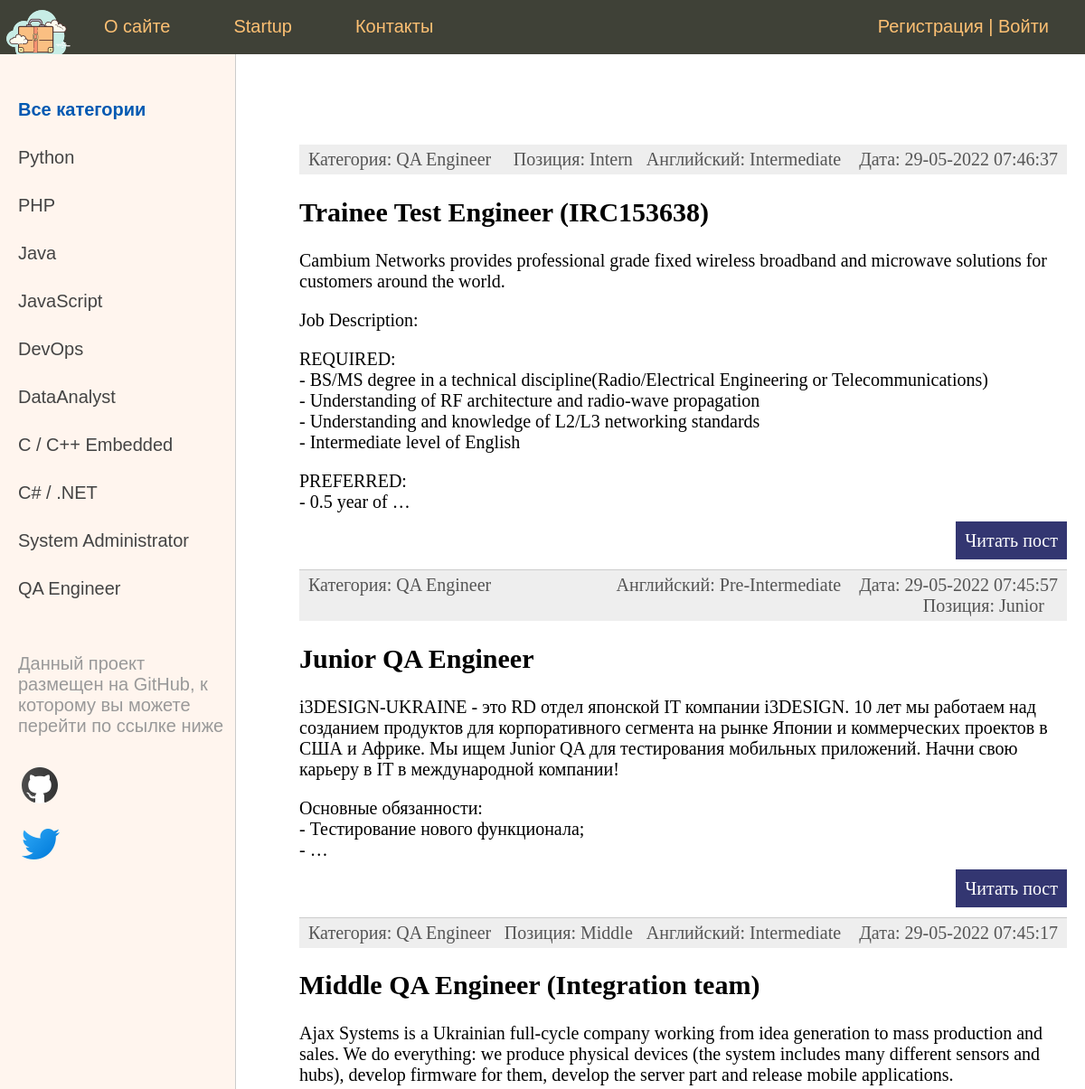
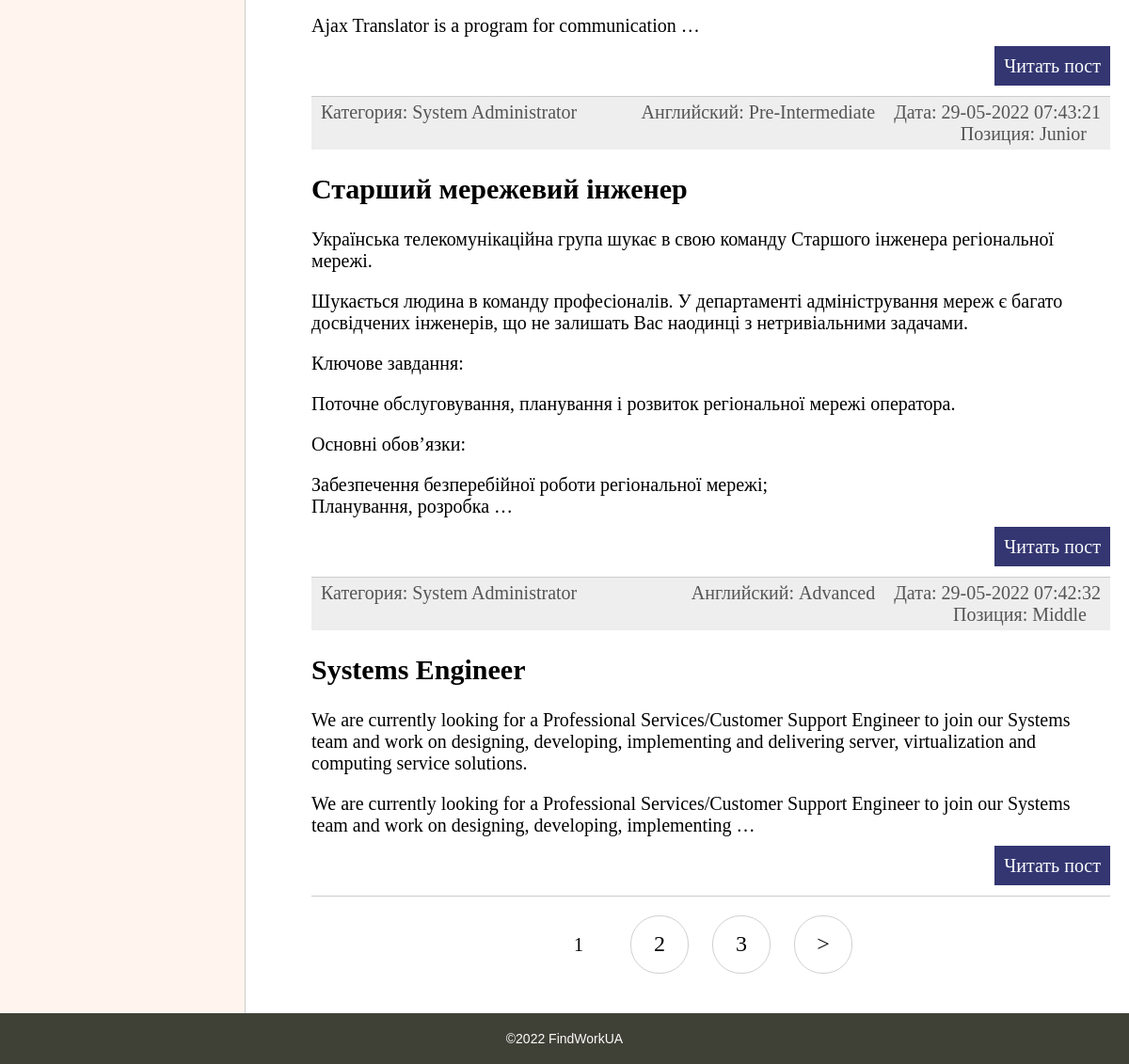
The page / on the database its author committed (2 pictures, top to bottom).
### searcherapp/models.py (models this page shows, shortened)
class Category(models.Model):
    name = models.CharField(max_length=100, db_index=True)
    slug = models.SlugField(max_length=255, db_index=True, unique=True, verbose_name='URL')
    def __str__(self):
        return self.name
    def get_absolute_url(self):
        return reverse('category', kwargs={'cat_slug': self.slug})

class Vacancy(models.Model):
    class Rating(models.TextChoices):
        INTERN = 'Intern', _('Intern')
        JUNIOR = 'Junior', _('Junior')
        MIDDLE = 'Middle', _('Middle')
        SENIOR = 'Senior', _('Senior')
    years_in_work = models.CharField(
        max_length=50,
        choices=Rating.choices,
        default=Rating.JUNIOR,
        blank=True,
        null=True,
    )
    title = models.CharField(max_length=255)
    slug = models.SlugField(max_length=255, db_index=True, unique=True, verbose_name='URL')
    content = models.TextField()
    about_company = models.CharField(max_length=255, null=True)
    ELEMENTARY = 'Elementary'
    PRE_INTERMEDIATE = 'Pre-Intermediate'
    INTERMEDIATE = 'Intermediate'
    UPPER_INTERMEDIATE = 'Upper-Intermediate'
    ADVANCED = 'Advanced'
    PROFICIENCY = 'Proficiency'
    LEVEL_ENGLISH = [
        (ELEMENTARY, 'Elementary'),
        (PRE_INTERMEDIATE, 'Pre-Intermediate'),
        (INTERMEDIATE, 'Intermediate'),
        (UPPER_INTERMEDIATE, 'Upper-Intermediate'),
        (ADVANCED, 'Advanced'),
        (PROFICIENCY, 'Proficiency'),
    ]
    level_english = models.CharField(
        max_length=50,
        choices=LEVEL_ENGLISH,
        default=ELEMENTARY,
        blank=True,
        null=True,
    )
    mail_address = models.EmailField(max_length=254, null=True)
    site_company = models.CharField( max_length=255, null=True)
    site_in_dou = models.CharField(max_length=255, null=True)
    time_created = models.DateTimeField(auto_now_add=True)
    time_update = models.DateTimeField(auto_now=True)
    is_published = models.BooleanField(default=True)
    cat = models.ForeignKey('Category', on_delete=models.PROTECT, null=True)
    def get_absolute_url(self):
        return reverse('post', kwargs={'post_slug': self.slug})
    class Meta:
        ordering = ['-time_created', 'title']

### searcherapp/views.py (the view)
# urls.py: path('', VacancyHome.as_view(), name='home'),
class VacancyHome(DataMixin, ListView):
    model = Vacancy
    template_name = 'searcherapp/index.html'
    context_object_name = 'posts'
    def get_context_data(self, *, object_list=None, **kwargs):
        context = super().get_context_data(**kwargs)
        c_def = self.get_user_context(title="Главная страница")
        return dict(list(context.items()) + list(c_def.items()))
    def get_queryset(self):
        return Vacancy.objects.filter(is_published=True)

### searcherapp/utils.py (called while the page is built)
    def get_user_context(self, **kwargs):
        context = kwargs
        cats = Category.objects.all()
        user_menu = menu.copy()
        if not self.request.user.is_authenticated:
            user_menu.pop(3)
            user_menu.pop(2)
        context['menu'] = user_menu
        context['cats'] = cats
        if 'cat_selected' not in context:
            context['cat_selected'] = 0
        return context

### searcherapp/templates/searcherapp/index.html (shortened to what this page needs)
{% extends 'searcherapp/base.html' %}
{% block content %}
<ul class="list-articles">
	{% for p in posts %}
			<li><div class="article-panel">
	<p class="first">Категория: {{p.cat}}</p>
	<p class="last">Дата: {{p.time_update|date:"d-m-Y H:i:s"}} </p>
	<p class="last">Английский: {{p.level_english}} &nbsp; &nbsp;</p>
				<p class="last">Позиция: {{p.years_in_work}}&nbsp; &nbsp;</p>
</div>
				<h2>{{p.title}}</h2>
	{% autoescape on %}
	{{p.content|linebreaks|truncatewords:50}}
	{% endautoescape %}
			<p class="link-read-post"><a href="{{ p.get_absolute_url }}">Читать пост</a></p>
			</li>
	{% endfor %}
{% if page_obj.has_other_pages %}
<nav class="list-pages">
	<ul>
		{% for p in paginator.page_range %}
		{% if page_obj.number == p %}
		<li class="page-num page-num-selected">{{ p }}</li>
		{% elif p >= page_obj.number|add:-2 and p <= page_obj.number|add:2 %}
		<li class="page-num">
			<a href="?page={{ p }}">{{ p }}</a>
		</li>
		{% endif %}
		{% endfor %}
		{% if page_obj.has_next %}
<li class="page-num">
	<a href="?page={{ page_obj.next_page_number }}">&gt;</a>
</li>
{% endif %}
	</ul>
</nav>
		{% endif %}
	</div>
{% endblock %}

### searcherapp/templates/searcherapp/base.html (shortened to what this page needs)
{% load static %}
{% load searcherapp_tags %}
<!DOCTYPE html>
<html>
<head>
	<link type="text/css" href="{% static 'searcherapp/css/style.css' %}" rel="stylesheet" />
</head>
<body>
<table class="table-page" border=0 cellpadding="0" cellspacing="0">
<tr><td valign=top>
{% block mainmenu %}
		<div class="header">
			<ul id="mainmenu" class="mainmenu">
			<li class="logo"><a href="{% url 'home' %}"><div class="logo"></div></a></li>
{% for m in menu %}
			<li><a href="{% url m.url_name %}">{{m.title}}</a></li>
{% endfor %}
				{% if request.user.is_authenticated %}
				<li class="last">Вы вошли как - {{user.username}} | <a href="{% url 'logout' %}">Выйти</a></li>
				{% else %}
				<li class="last"><a href="{% url 'register' %}">Регистрация</a> | <a href="{% url 'login' %}">Войти</a></li>
				{% endif %}
			</ul>
		</div>
{% endblock mainmenu %}
<table class="table-content" border=0 cellpadding="0" cellspacing="0">
<tr>
	<td valign="top" class="left-chapters">
	<ul id="leftchapters">
{% if cat_selected == 0 %}
		<li class="selected"><h4>Все категории</h4></li>
{% else %}
		<li><a href="{% url 'home' %}"><h4>Все категории</h4></a></li>
{% endif %}
{% for c in cats %}
	{% if c.pk == cat_selected %}
		<li class="selected">{{c.name}}</li>
		{% else %}
		<li><a href="{{ c.get_absolute_url }}">{{c.name}}</a></li>
	{% endif %}
{% endfor %}
		<li class="share">
		<p>Данный проект размещен на GitHub, к которому вы можете перейти по ссылке ниже</p>
		<a class="share-yt" href="https://github.com/Denislvm/work_searches_app" target="_blank" rel="nofollow"></a>
		<a class="twitter" href="https://twitter.com/denislvm69" target="_blank" rel="nofollow"></a>
		</li>
	</ul>
</td>
<td valign="top" class="content">
	<div class="content-text">
{% block content %}
{% endblock %}
</td></tr></table>
</td></tr>
<tr><td valign=top>
	<div id="footer">
		<p align="center"> ©2022 FindWorkUA</p>
	</div>
</td></tr></table>
</body>
</html>

### searcherapp/static/searcherapp/css/style.css (style rules this page uses)
html, body { font-family: 'Arial'; margin: 0; padding: 0; height: 100%; width: 100%; color: #444; }
p { indent-text: 5em; }
a { color: #0059b2; text-decoration: none; }
p.link-read-post { text-align: right; }
p.link-read-post a { padding: 10px; min-width: 100px; background: #333671; color: #fff; text-decoration: none; }
div.article-panel { background: #eee; padding: 5px 10px 5px 10px; box-sizing: border-box; overflow: hidden; color: #555; }
div.article-panel p.first { margin: 0; float: left; }
div.article-panel p.last { margin: 0; float: right; indent-text: 5em; }
ul.list-articles { list-style: none; margin: 0; padding: 0; }
ul.list-articles li { border-bottom: 1px solid #ccc; }
.table-page { width: 100%; height: 100%; vertical-align: top; }
.table-page tr { height: 100%; }
.header { background: #3F4137; height: 60px; }
.logo { width: 85px; height: 80px; margin-right: 15px 15px 15px 15px; }
ul.mainmenu { list-style: none; margin: 0; padding: 0; height: 60px; color: #fdc073; font-size: 20px; overflow: hidden; }
ul.mainmenu li { float: left; margin: 18px 40px 0 30px; }
ul.mainmenu li.logo { margin: 0; }
ul.mainmenu li.last { float: right; }
ul.mainmenu li a { color: #fdc073; text-decoration: none; }
.table-content { width: 100%; min-height: 100%; height: 100%; }
.left-chapters { margin: 0; background: #FFF5EE; border-right: 1px solid #ccc; min-height: 100%; }
.left-chapters ul { width: 230px; min-height: 100%; margin: 0; padding: 20px 10px 10px 20px; list-style: none; font-size: 20px; }
.left-chapters ul li { margin: 30px 0 0 0; color: #999; }
.left-chapters ul li.selected { color: #0059b2; }
.left-chapters ul li a { color: #444; text-decoration: none; }
.left-chapters ul li.share { margin: 60px 0 0 0; }
.left-chapters ul li.share p { margin: 30px 0 30px 0; }
.left-chapters ul li.share a { display: inline-block; width: 40px; height: 40px; margin: 0 20px 0 0; }
.left-chapters ul li.share a.share-yt { width: 100%; height: 60px; background: url('../images/github.png') no-repeat 0 0; }
.left-chapters ul li.share a.twitter { width: 100%; height: 60px; background: url('../images/twitter.png') no-repeat 0 0; }
.content { padding: 40px 20px 20px 40px; width: 100%; box-sizing: border-box; }
.content-text { margin: 60px 0 0 30px; color: #000; font-size: 20px; font-family: Yandex Sans Display Light; }
#footer { box-sizing: border-box; background: #3F4137; padding: 5px; color: #FFFAFA; font-size: 14px; font-family: Verdana, Geneva, Arial, Helvetica; text-align: left; overflow: hidden; }
.list-pages { text-align: center; margin: 0 0 20px 0; }
.list-pages ul { margin: 20px 0 0 0; padding: 0; list-style: none; }
.list-pages ul li { display: inline-block; margin: 0 20px 0 0; }
.list-pages a { color: #000; font-size: 24px; text-decoration: none; }
.list-pages .page-num, .page-num-selected { display: inline-block; width: 60px; height: 44px; padding: 16px 0 0 0; border: 1px solid #d0d0d0; border-radius: 30px; }
.list-pages .page-num-selected { border: none; color: #000; font-size: 20px; }

### rows shown on the page
Category: name "Python"
Category: name "PHP"
Category: name "Java"
Category: name "JavaScript"
Category: name "DevOps"
Category: name "DataAnalyst"
Category: name "C / C++ Embedded"
Category: name "C# / .NET"
Category: name "System Administrator"
Category: name "QA Engineer"
Vacancy: cat "QA Engineer", time_update "29-05-2022 07:46:37", level_english "Intermediate", years_in_work "Intern", title "Trainee Test Engineer (IRC153638)", content "Cambium Networks provides professional grade fixed wireless broadband and microwave solutions for customers around the world. Job Description: REQUIRED: - BS/MS degree in a technical discipline(Radio/Electrical Engineering or Telecommunications) - Understanding of RF architecture and radio-wave propagation - Understanding and knowledge of L2/L3 networking standards - Intermediate level of English PREFERRED: - 0.5 year of …"
Vacancy: cat "QA Engineer", time_update "29-05-2022 07:45:57", level_english "Pre-Intermediate", years_in_work "Junior", title "Junior QA Engineer", content "i3DESIGN-UKRAINE - это RD отдел японской IT компании i3DESIGN. 10 лет мы работаем над созданием продуктов для корпоративного сегмента на рынке Японии и коммерческих проектов в США и Африке. Мы ищем Junior QA для тестирования мобильных приложений. Начни свою карьеру в IT в международной компании! Основные обязанности: - Тестирование нового функционала; - …"
Vacancy: cat "QA Engineer", time_update "29-05-2022 07:45:17", level_english "Intermediate", years_in_work "Middle", title "Middle QA Engineer (Integration team)", content "Ajax Systems is a Ukrainian full-cycle company working from idea generation to mass production and sales. We do everything: we produce physical devices (the system includes many different sensors and hubs), develop firmware for them, develop the server part and release mobile applications. Ajax Translator is a program for communication …"
Vacancy: cat "System Administrator", time_update "29-05-2022 07:43:21", level_english "Pre-Intermediate", years_in_work "Junior", title "Старший мережевий інженер", content "Українська телекомунікаційна група шукає в свою команду Старшого інженера регіональної мережі. Шукається людина в команду професіоналів. У департаменті адміністрування мереж є багато досвідчених інженерів, що не залишать Вас наодинці з нетривіальними задачами. Ключове завдання: Поточне обслуговування, планування і розвиток регіональної мережі оператора. Основні обов’язки: Забезпечення безперебійної роботи регіональної мережі; Планування, розробка …"
Vacancy: cat "System Administrator", time_update "29-05-2022 07:42:32", level_english "Advanced", years_in_work "Middle", title "Systems Engineer", content "We are currently looking for a Professional Services/Customer Support Engineer to join our Systems team and work on designing, developing, implementing and delivering server, virtualization and computing service solutions. We are currently looking for a Professional Services/Customer Support Engineer to join our Systems team and work on designing, developing, implementing …"

### other values the page prints
{{ m.title }} "О сайте" "Startup" "Контакты"
{{ p }} "1"
{{ p }} "2" "3"
